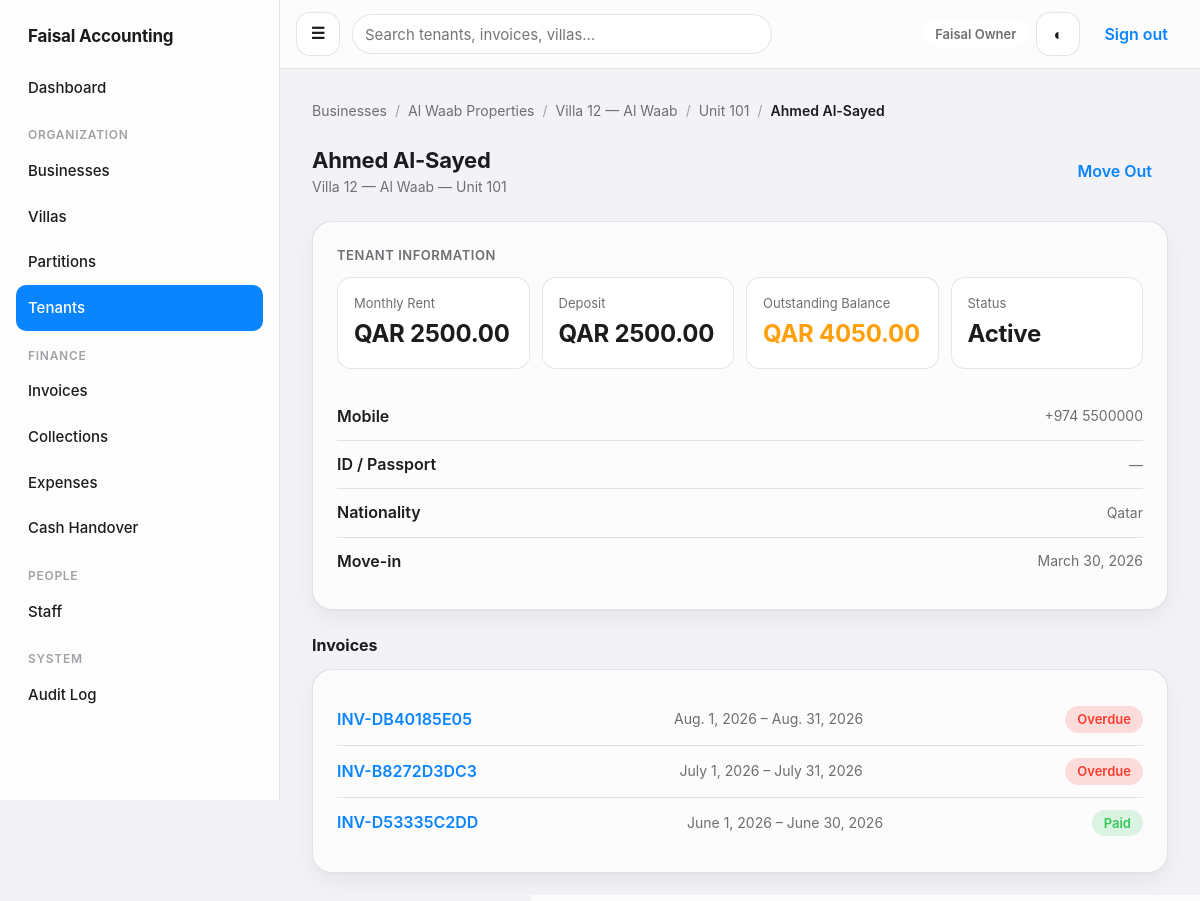
The app's page /tenants/1/ (signed in) with its own data.
### apps/accounts/models.py (models this page shows, shortened)
class User(AbstractUser):
    is_owner = models.BooleanField(default=False, help_text='Sees and can operate on every business/villa/financial record.')
    phone = models.CharField(max_length=32, blank=True)
    class Meta:
        ordering = ['username']

### apps/businesses/models.py (models this page shows, shortened)
class Business(models.Model):
    name = models.CharField(max_length=200, unique=True)
    description = models.TextField(blank=True)
    is_archived = models.BooleanField(default=False)
    created_at = models.DateTimeField(auto_now_add=True)
    created_by = models.ForeignKey(settings.AUTH_USER_MODEL, on_delete=models.PROTECT, related_name='+')
    class Meta:
        ordering = ['name']
        verbose_name_plural = 'businesses'

### apps/villas/models.py (models this page shows, shortened)
class Villa(models.Model):
    business = models.ForeignKey('businesses.Business', on_delete=models.PROTECT, related_name='villas')
    name = models.CharField(max_length=200)
    address = models.TextField(blank=True)
    landlord_name = models.CharField(max_length=200, blank=True)
    landlord_contact = models.CharField(max_length=200, blank=True)
    contract_start = models.DateField(null=True, blank=True)
    contract_end = models.DateField(null=True, blank=True)
    is_archived = models.BooleanField(default=False)
    created_at = models.DateTimeField(auto_now_add=True)
    created_by = models.ForeignKey(settings.AUTH_USER_MODEL, on_delete=models.PROTECT, related_name='+')
    class Meta:
        ordering = ['business__name', 'name']
        constraints = [models.UniqueConstraint(fields=['business', 'name'], name='unique_villa_name_per_business')]

class Partition(models.Model):
    class Status(models.TextChoices):
        ACTIVE = ('active', 'Active')
        ARCHIVED = ('archived', 'Archived')
    villa = models.ForeignKey(Villa, on_delete=models.PROTECT, related_name='partitions')
    name = models.CharField(max_length=100)
    description = models.TextField(blank=True)
    status = models.CharField(max_length=20, choices=Status.choices, default=Status.ACTIVE)
    created_at = models.DateTimeField(auto_now_add=True)
    created_by = models.ForeignKey(settings.AUTH_USER_MODEL, on_delete=models.PROTECT, related_name='+')
    updated_at = models.DateTimeField(auto_now=True)
    updated_by = models.ForeignKey(settings.AUTH_USER_MODEL, on_delete=models.PROTECT, related_name='+', null=True, blank=True)
    class Meta:
        ordering = ['villa__name', 'name']
        constraints = [models.UniqueConstraint(fields=['villa', 'name'], name='unique_partition_name_per_villa')]

### apps/tenancy/models.py (models this page shows, shortened)
class Tenant(models.Model):
    class Status(models.TextChoices):
        ACTIVE = ('active', 'Active')
        MOVED_OUT = ('moved_out', 'Moved Out')
        ARCHIVED = ('archived', 'Archived')
    partition = models.ForeignKey('villas.Partition', on_delete=models.PROTECT, related_name='tenancies')
    name = models.CharField(max_length=200)
    mobile = models.CharField(max_length=32, blank=True)
    id_document_number = models.CharField(max_length=64, blank=True)
    nationality = models.CharField(max_length=100, blank=True)
    move_in_date = models.DateField()
    move_out_date = models.DateField(null=True, blank=True)
    monthly_rent = models.DecimalField(max_digits=12, decimal_places=2)
    deposit = models.DecimalField(max_digits=12, decimal_places=2, default=Decimal('0.00'))
    status = models.CharField(max_length=20, choices=Status.choices, default=Status.ACTIVE)
    notes = models.TextField(blank=True)
    created_at = models.DateTimeField(auto_now_add=True)
    created_by = models.ForeignKey(settings.AUTH_USER_MODEL, on_delete=models.PROTECT, related_name='+')
    updated_at = models.DateTimeField(auto_now=True)
    updated_by = models.ForeignKey(settings.AUTH_USER_MODEL, on_delete=models.PROTECT, related_name='+', null=True, blank=True)
    class Meta:
        ordering = ['-move_in_date']
        constraints = [models.UniqueConstraint(fields=['partition'], condition=models.Q(status='active'), name='unique_active_tenant_per_partition'), models.CheckConstraint(check=models.Q(monthly_rent__gte=0) & models.Q(deposit__gte=0), name='tenant_amounts_non_negative')]

### apps/billing/models.py (models this page shows, shortened)
class Invoice(models.Model):
    partition = models.ForeignKey('villas.Partition', on_delete=models.PROTECT, related_name='invoices')
    tenant = models.ForeignKey('tenancy.Tenant', on_delete=models.PROTECT, related_name='invoices')
    invoice_number = models.CharField(max_length=32, unique=True, default=_generate_invoice_number, editable=False)
    billing_period_start = models.DateField()
    billing_period_end = models.DateField()
    issue_date = models.DateField()
    due_date = models.DateField()
    is_cancelled = models.BooleanField(default=False)
    notes = models.TextField(blank=True)
    created_at = models.DateTimeField(auto_now_add=True)
    created_by = models.ForeignKey(settings.AUTH_USER_MODEL, on_delete=models.PROTECT, related_name='+')
    updated_at = models.DateTimeField(auto_now=True)
    updated_by = models.ForeignKey(settings.AUTH_USER_MODEL, on_delete=models.PROTECT, related_name='+', null=True, blank=True)
    class Status(models.TextChoices):
        PENDING = ('pending', 'Pending')
        PARTIALLY_PAID = ('partially_paid', 'Partially Paid')
        PAID = ('paid', 'Paid')
        OVERDUE = ('overdue', 'Overdue')
        CANCELLED = ('cancelled', 'Cancelled')
    class Meta:
        ordering = ['-issue_date', '-id']
        constraints = [models.UniqueConstraint(fields=['partition', 'billing_period_start', 'billing_period_end'], name='unique_invoice_per_partition_per_period'), models.CheckConstraint(check=models.Q(due_date__gte=models.F('issue_date')), name='invoice_due_date_after_issue_date')]

### apps/tenancy/views.py (the view)
# urls.py: urlpatterns = [path('', views.tenant_list, name='list'), path('<int:pk>/', views.tenant_detail, name='detail'), path('<int:pk>/move-out/', views.tenant_move_out, name='move_out'), path('partitions/<in
@login_required
def tenant_detail(request, pk):
    tenant = get_object_or_404(selectors.tenants_visible_to(request.user), pk=pk)
    invoices = selectors.invoices_visible_to(request.user).filter(tenant=tenant).order_by('-issue_date')
    for invoice in invoices:
        invoice.computed_status = billing_selectors.invoice_status(invoice)
        invoice.computed_outstanding = billing_selectors.invoice_outstanding(invoice)
    balance = sum((inv.computed_outstanding for inv in invoices), start=0)
    partition = tenant.partition
    return render(request, 'tenancy/detail.html', {'tenant': tenant, 'invoices': invoices, 'outstanding_balance': balance, 'can_manage': request.user.is_owner or selectors.is_business_manager_of(request.user, partition.villa.business) or selectors.is_villa_staff_of(request.user, partition.villa), 'breadcrumbs': [('Businesses', reverse('businesses:list')), (partition.villa.business.name, reverse('businesses:detail', args=[partition.villa.business.pk])), (partition.villa.name, reverse('villas:villa_detail', args=[partition.villa.pk])), (partition.name, reverse('villas:partition_detail', args=[partition.pk])), (tenant.name, None)]})

### templates/tenancy/detail.html (shortened to what this page needs)
{% extends "base.html" %}
{% block content %}
  <div class="page-header">
    <div>
      <h1>{{ tenant.name }}</h1>
      <div class="page-header__meta">{{ tenant.partition.villa.name }} — {{ tenant.partition.name }}</div>
    </div>
    {% if can_manage and tenant.status == "active" %}
      <a class="btn btn--ghost" href="{% url 'tenancy:move_out' tenant.pk %}">Move Out</a>
    {% endif %}
  </div>
  <div class="card">
    <div class="card__title">Tenant information</div>
    <div class="grid--kpi">
      <div class="kpi"><div class="kpi__label">Monthly Rent</div><div class="kpi__value">QAR {{ tenant.monthly_rent }}</div></div>
      <div class="kpi"><div class="kpi__label">Deposit</div><div class="kpi__value">QAR {{ tenant.deposit }}</div></div>
      <div class="kpi"><div class="kpi__label">Outstanding Balance</div><div class="kpi__value {% if outstanding_balance > 0 %}kpi__value--warning{% endif %}">QAR {{ outstanding_balance }}</div></div>
      <div class="kpi"><div class="kpi__label">Status</div><div class="kpi__value">{{ tenant.get_status_display }}</div></div>
    </div>
    <div class="detail-section">
      <div class="list-row"><span class="list-row__title">Mobile</span><span class="list-row__meta">{{ tenant.mobile|default:"—" }}</span></div>
      <div class="list-row"><span class="list-row__title">ID / Passport</span><span class="list-row__meta">{{ tenant.id_document_number|default:"—" }}</span></div>
      <div class="list-row"><span class="list-row__title">Nationality</span><span class="list-row__meta">{{ tenant.nationality|default:"—" }}</span></div>
      <div class="list-row"><span class="list-row__title">Move-in</span><span class="list-row__meta">{{ tenant.move_in_date }}</span></div>
    </div>
  </div>
  <div class="detail-section">
    <div class="detail-section__title">Invoices</div>
    <div class="card">
      {% if invoices %}
        {% for invoice in invoices %}
          <div class="list-row">
            <a class="list-row__title" href="{% url 'billing:invoice_detail' invoice.pk %}">{{ invoice.invoice_number }}</a>
            <span class="list-row__meta">{{ invoice.billing_period_start }} – {{ invoice.billing_period_end }}</span>
            {% if invoice.computed_status == "paid" %}<span class="pill pill--success">Paid</span>
            {% elif invoice.computed_status == "overdue" %}<span class="pill pill--danger">Overdue</span>
            {% elif invoice.computed_status == "cancelled" %}<span class="pill pill--neutral">Cancelled</span>
            {% else %}<span class="pill pill--warning">QAR {{ invoice.computed_outstanding }} due</span>{% endif %}
          </div>
        {% endfor %}
      {% else %}
        <div class="empty-state">
          <div class="empty-state__title">No invoices generated yet.</div>
        </div>
      {% endif %}
    </div>
  </div>
{% endblock %}

### templates/base.html (shortened to what this page needs)
{% load static %}
<!doctype html>
<html lang="en">
<head>
  <link rel="stylesheet" href="{% static 'css/design-system.css' %}">
</head>
<body>
  <div class="app-shell">
    <aside class="sidebar" aria-label="Main navigation">
      <div class="sidebar__brand">Faisal Accounting</div>
      {% if user.is_authenticated %}
        <a class="sidebar__link{% if request.resolver_match.app_name == 'dashboard' %} sidebar__link--active{% endif %}" href="{% url 'dashboard:home' %}">Dashboard</a>
        {% if nav_has_scope %}
          <div class="sidebar__section">Organization</div>
          <a class="sidebar__link{% if request.resolver_match.app_name == 'businesses' %} sidebar__link--active{% endif %}" href="{% url 'businesses:list' %}">Businesses</a>
          <a class="sidebar__link{% if request.resolver_match.url_name == 'villa_list' %} sidebar__link--active{% endif %}" href="{% url 'villas:villa_list' %}">Villas</a>
          <a class="sidebar__link{% if request.resolver_match.url_name == 'partition_list' %} sidebar__link--active{% endif %}" href="{% url 'villas:partition_list' %}">Partitions</a>
          <a class="sidebar__link{% if request.resolver_match.app_name == 'tenancy' %} sidebar__link--active{% endif %}" href="{% url 'tenancy:list' %}">Tenants</a>
          <div class="sidebar__section">Finance</div>
          <a class="sidebar__link{% if request.resolver_match.url_name == 'invoice_list' or request.resolver_match.url_name == 'invoice_detail' %} sidebar__link--active{% endif %}" href="{% url 'billing:invoice_list' %}">Invoices</a>
          <a class="sidebar__link{% if request.resolver_match.url_name == 'payment_list' %} sidebar__link--active{% endif %}" href="{% url 'billing:payment_list' %}">Collections</a>
          <a class="sidebar__link{% if request.resolver_match.app_name == 'expenses' %} sidebar__link--active{% endif %}" href="{% url 'expenses:list' %}">Expenses</a>
          <a class="sidebar__link{% if request.resolver_match.app_name == 'cash' %} sidebar__link--active{% endif %}" href="{% url 'cash:handover_list' %}">
            <span>Cash Handover</span>
          </a>
        {% endif %}
        {% if nav_can_manage_users %}
          <div class="sidebar__section">People</div>
          <a class="sidebar__link{% if request.resolver_match.url_name == 'staff_list' %} sidebar__link--active{% endif %}" href="{% url 'accounts:staff_list' %}">Staff</a>
        {% endif %}
        {% if user.is_owner %}
          <div class="sidebar__section">System</div>
          <a class="sidebar__link{% if request.resolver_match.app_name == 'audit' %} sidebar__link--active{% endif %}" href="{% url 'audit:list' %}">Audit Log</a>
        {% endif %}
      {% endif %}
    </aside>
    <div class="content-area">
      <header class="topbar">
        <label for="nav-toggle" class="btn btn--icon sidebar-toggle-label" aria-label="Open menu">&#9776;</label>
        {% if user.is_authenticated and nav_has_scope %}
          <form class="topbar__search" method="get" action="{% url 'dashboard:search' %}" role="search">
            <input type="search" name="q" placeholder="Search tenants, invoices, villas…" value="{{ request.GET.q|default:'' }}" aria-label="Global search">
          </form>
        {% endif %}
        <div class="topbar__actions">
          {% if user.is_authenticated %}
            <span class="pill pill--neutral">{{ user.get_full_name|default:user.username }}</span>
          {% endif %}
          <button class="btn btn--icon" type="button" data-theme-toggle aria-label="Toggle dark mode">&#9680;</button>
          {% if user.is_authenticated %}
            <form method="post" action="{% url 'accounts:logout' %}">
              <button class="btn btn--ghost" type="submit">Sign out</button>
            </form>
          {% endif %}
        </div>
      </header>
      <main class="main">
        {% if breadcrumbs %}{% include "components/breadcrumbs.html" %}{% endif %}
        {% block content %}{% endblock %}
      </main>
    </div>
  </div>
</body>
</html>

### templates/components/breadcrumbs.html
<nav class="breadcrumbs" aria-label="Breadcrumb">
  {% for label, url in breadcrumbs %}
    {% if not forloop.last and url %}
      <a href="{{ url }}">{{ label }}</a><span class="breadcrumbs__sep">/</span>
    {% else %}
      <span class="breadcrumbs__current">{{ label }}</span>
    {% endif %}
  {% endfor %}
</nav>

### records on screen
User: get_full_name "Faisal Owner"
Business: breadcrumbs "Al Waab Properties"
Villa: breadcrumbs "Villa 12 — Al Waab"
Partition: breadcrumbs "Unit 101"
Tenant: breadcrumbs "Ahmed Al-Sayed", name "Ahmed Al-Sayed", partition.villa.name "Villa 12 — Al Waab", partition.name "Unit 101", monthly_rent "2500.00", deposit "2500.00", status "Active", mobile "+974 5500000", id_document_number "—", nationality "Qatar", move_in_date "March 30, 2026"
Invoice: invoice_number "INV-DB40185E05", billing_period_start "Aug. 1, 2026", billing_period_end "Aug. 31, 2026", shows "Overdue"
Invoice: invoice_number "INV-B8272D3DC3", billing_period_start "July 1, 2026", billing_period_end "July 31, 2026", shows "Overdue"
Invoice: invoice_number "INV-D53335C2DD", billing_period_start "June 1, 2026", billing_period_end "June 30, 2026", shows "Paid"

### other values on screen
{{ label }} "Businesses"
{{ outstanding_balance }} "4050.00"
